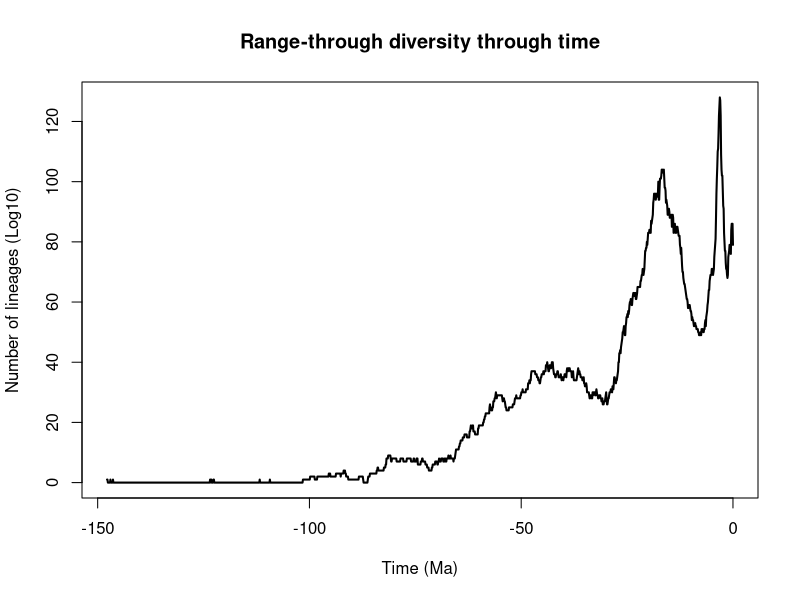

R code for this plot:
setwd("/Users/max/Desktop/Phylogenetic_cowries/pyrate_mcmc_logs")
tbl = read.table(file = "Phylogenetic_cowriesV2_1_Grj_se_est_ltt.txt", header = TRUE)
pdf(file = 'Phylogenetic_cowriesV2_1_Grj_se_est_ltt.pdf', width = 12, height = 9)
time = -tbl$time
library(scales)
max_y <- max(tbl$diversity, tbl$M_div, tbl$m_div, na.rm = TRUE) # Calculate max Y value
plot(time, tbl$diversity, type = "n",
     ylab = "Number of lineages (Log10)",
     xlab = "Time (Ma)",
     main = "Range-through diversity through time",
     ylim = c(0, max_y),   # <--- Set finite ylim here
     xlim = c(min(time), 0))
polygon(c(time, rev(time)), c(tbl$M_div, rev(tbl$m_div)), col = alpha("#504A4B", 0.5), border = NA)
lines(time, tbl$diversity, type = "l", lwd = 2)
dev.off()